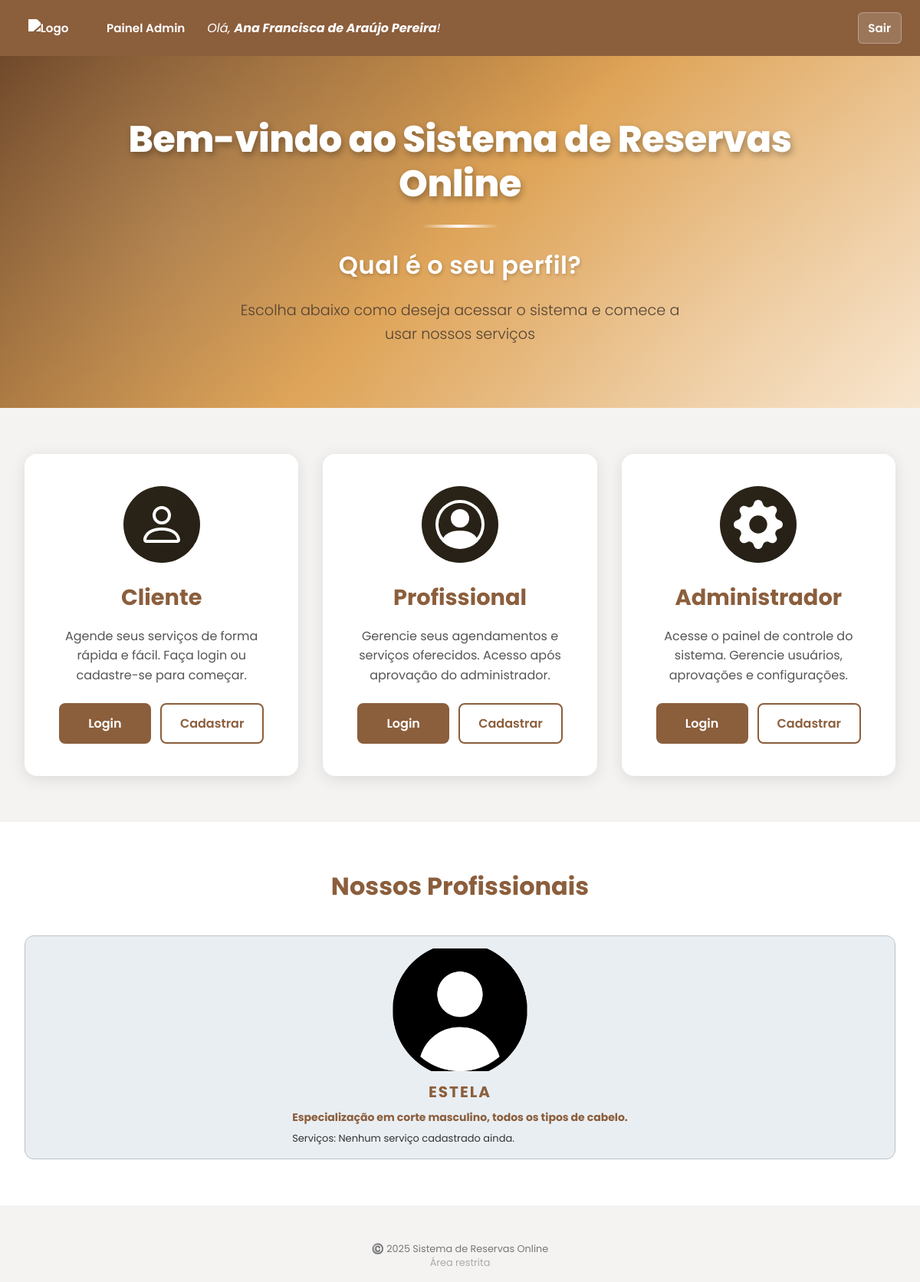
The page / (signed in) on the database its author committed.
### models.py (models this page shows)
class User(db.Model, UserMixin):
    __tablename__ = 'tb_usuarios' # Importante para a chave estrangeira funcionar
    id = db.Column('usu_id', db.Integer, primary_key=True)
    nome = db.Column(db.String(100), nullable=False)
    email = db.Column(db.String(100), unique=True, nullable=False)
    senha_hash = db.Column('usu_senha', db.String(200), nullable=False)
    perfil = db.Column(
        'usu_tipo',
        db.Enum('cliente', 'profissional', 'admin', name='perfil_enum'),
        nullable=False,
        default='cliente'
    )
    is_ativo = db.Column('usu_ativo', db.Boolean, nullable=False, default=True)
    cliente = db.relationship('Cliente', uselist=False, back_populates='user', cascade='all, delete-orphan')
    profissional = db.relationship('Profissional', uselist=False, back_populates='user', cascade='all, delete-orphan')
    administrador = db.relationship('Administrador', uselist=False, back_populates='user', cascade='all, delete-orphan')
    notificacoes = db.relationship('Notificacao', back_populates='user', cascade='all, delete-orphan')

class Profissional(db.Model):
    __tablename__ = 'tb_profissionais'
    id = db.Column('pro_id', db.Integer, primary_key=True)
    user_id = db.Column(
        'pro_usu_id',
        db.Integer,
        db.ForeignKey('tb_usuarios.usu_id'),
        unique=True
    )
    contato = db.Column('pro_contato', db.String(200))
    especialidades = db.Column('pro_especialidades', db.String(500))
    foto_perfil = db.Column('pro_foto_perfil', db.String(100))
    status = db.Column(
        'pro_status',
        db.Enum('pendente', 'aprovado', 'reprovado', name='status_prof_enum'),
        nullable=False,
        default='pendente'
    )
    user = db.relationship('User', back_populates='profissional')
    servicos = db.relationship(
        'Servico',
        back_populates='profissional',
        cascade='all, delete-orphan'
    )
    agendamentos = db.relationship(
        'Agendamento',
        back_populates='profissional',
        cascade='all, delete-orphan'
    )

### app.py (the view)
@app.route('/')
def index():
    profissionais = Profissional.query.all()
    return render_template('index.html', profissionais=profissionais)

### app.py (called while the page is built)
def current_user():
    uid = session.get('user_id')
    if not uid:
        return None
    return User.query.get(uid)

@app.context_processor
def inject_user():
    return dict(user=current_user())

### templates/index.html (shortened to what this page needs)
{% extends "base.html" %}
{% block content %}
  <link rel="stylesheet" href="{{ url_for('static', filename='css/index.css') }}">
  <section class="welcome-section">
    <div class="welcome-background"></div>
    <div class="welcome-container">
      <h1 class="welcome-title">Bem-vindo ao Sistema de Reservas Online</h1>
      <div class="welcome-divider"></div>
      <p class="welcome-subtitle">Qual é o seu perfil?</p>
      <p class="welcome-description">Escolha abaixo como deseja acessar o sistema e comece a usar nossos serviços</p>
    </div>
  </section>
  <section class="profiles-section">
    <div class="profiles-container">
      <div class="profile-card">
        <div class="profile-icon cliente-icon">
        </div>
        <h2 class="profile-title">Cliente</h2>
        <p class="profile-description">Agende seus serviços de forma rápida e fácil. Faça login ou cadastre-se para começar.</p>
        <div class="profile-actions">
          <a href="{{ url_for('login') }}" class="btn-profile btn-login">Login</a>
          <a href="{{ url_for('register_cliente') }}" class="btn-profile btn-register">Cadastrar</a>
        </div>
      </div>
      <div class="profile-card">
        <div class="profile-icon profissional-icon">
          <svg xmlns="http://www.w3.org/2000/svg" width="64" height="64" fill="currentColor" viewBox="0 0 16 16">
            <path d="M11 6a3 3 0 1 1-6 0 3 3 0 0 1 6 0z"/>
            <path fill-rule="evenodd" d="M0 8a8 8 0 1 1 16 0A8 8 0 0 1 0 8zm8-7a7 7 0 0 0-5.468 11.37C3.242 11.226 4.805 10 8 10s4.757 1.225 5.468 2.37A7 7 0 0 0 8 1z"/>
          </svg>
        </div>
        <h2 class="profile-title">Profissional</h2>
        <p class="profile-description">Gerencie seus agendamentos e serviços oferecidos. Acesso após aprovação do administrador.</p>
        <div class="profile-actions">
          <a href="{{ url_for('login') }}" class="btn-profile btn-login">Login</a>
          <a href="{{ url_for('register_profissional') }}" class="btn-profile btn-register">Cadastrar</a>
        </div>
      </div>
      <div class="profile-card">
        <div class="profile-icon admin-icon">
        </div>
        <h2 class="profile-title">Administrador</h2>
        <p class="profile-description">Acesse o painel de controle do sistema. Gerencie usuários, aprovações e configurações.</p>
        <div class="profile-actions">
          <a href="{{ url_for('login') }}" class="btn-profile btn-login">Login</a>
          <a href="{{ url_for('register_admin') }}" class="btn-profile btn-register">Cadastrar</a>
        </div>
      </div>
    </div>
  </section>
  {% if profissionais %}
  <section class="profissionais-section">
    <div class="profissionais-container">
      <h2 class="section-title">Nossos Profissionais</h2>
      <div class="cards-grid">
        {% for prof in profissionais %}
          <article class="card-medico">
            <div class="card-foto">
              {% if prof.foto_perfil %}
                <img src="{{ url_for('static', filename='imgs/' + prof.foto_perfil) }}"
                     alt="{{ prof.user.nome }}"
                     style="width: 100%; height: 200px; object-fit: cover; border-radius: 10px;">
              {% else %}
                <img src="{{ url_for('static', filename='imgs/perfil.png') }}"
                     alt="Perfil Padrão"
                     style="width: 100%; height: 200px; object-fit: cover; border-radius: 10px;">
              {% endif %}
            </div>
            <div class="card-conteudo">
              <h2>{{ prof.user.nome|upper }}</h2>
              <h3>{{ prof.especialidades }}</h3>
              <p>
                Serviços:
                {% if prof.servicos %}
                    {{ prof.servicos|map(attribute='nome')|join(', ') }}
                  {% else %}
                    Nenhum serviço cadastrado ainda.
                {% endif %}
              </p>
            </div>
          </article>
        {% endfor %}
      </div>
    </div>
  </section>
  {% endif %}
  <div class="landing-footer">
    <p>©️ 2025 Sistema de Reservas Online</p>
    <p>
      <a href="{{ url_for('login') }}">Área restrita</a>
    </p>
  </div>
{% endblock %}

### templates/base.html (shortened to what this page needs)
<!doctype html>
<html lang="pt-BR">
<head>
    <link rel="stylesheet" href="{{ url_for('static', filename='css/style.css') }}">
</head>
<body>
    <header>
        <nav class="nav">
            <div class="nav-logo">
                <a href="{{ url_for('index') }}" class="logo-link">
                    <img src="{{ url_for('static', filename='imgs/logo.png') }}" alt="Logo" class="logo-img">
                </a>
            </div>
            <div class="nav-links" id="nav-links">
                {% if user %}
                    {% if user.perfil == 'cliente' %}
                        <a href="{{ url_for('reservar') }}">Reservar</a>
                    {% elif user.perfil == 'profissional' %}
                        <a href="{{ url_for('dashboard_profissional') }}">Dashboard</a>
                    {% elif user.perfil == 'admin' %}
                        <a href="{{ url_for('dashboard_admin') }}">Painel Admin</a>
                    {% endif %}
                    <div class="user-info">
                        <span>Olá, <strong>{{ user.nome }}</strong>!</span>
                    </div>
                    <a href="{{ url_for('logout') }}" class="logout-btn">Sair</a>
                {% else %}
                    <a href="{{ url_for('login') }}">Entrar</a>
                    <a href="{{ url_for('register_cliente') }}">Cadastrar</a>
                {% endif %}
            </div>
        </nav>
    </header>
    <main>
        {% block content %}{% endblock %}
    </main>
</body>
</html>

### static/css/style.css (style rules this page uses)
* { margin: 0; padding: 0; box-sizing: border-box; }
:root { --cor-primaria: #8B5E3C; --cor-secundaria: #F4E1D2; --cor-destaque: #FF6B35; --cor-fundo: #f9f7f6; --cor-texto: #333; --cor-sucesso: #d4edda; --cor-perigo: #f8d7da; --cor-aviso: #fff3cd; --cor-info: #d1ecf1; }
body { font-family: 'Poppins'; color: var(--cor-texto); min-height: 100vh; background-image: url('../imgs/plano_de_fundo.jpg'); background-repeat: no-repeat; background-size: cover; background-position: center; background-attachment: fixed; }
.nav { background: var(--cor-primaria); color: #fff; padding: 1rem 1.5rem; display: flex; gap: 1.5rem; align-items: center; justify-content: space-between; box-shadow: 0 2px 8px rgba(0,0,0,0.1); min-height: 70px; position: relative; flex-wrap: wrap; }
.nav-logo { display: flex; align-items: center; flex-shrink: 0; }
.logo-link { display: flex; align-items: center; text-decoration: none; transition: transform 0.3s ease; outline: none; }
.logo-link, .logo-link:hover, .logo-link:focus, .logo-link:active { background: transparent !important; outline: none; box-shadow: none !important; }
.logo-img { background-color: transparent; max-height: 60px; width: auto; object-fit: contain; filter: brightness(0) invert(1); image-rendering: auto; }
.nav-links { display: flex; gap: 1rem; align-items: center; flex-wrap: wrap; flex: 1; justify-content: flex-end; }
.nav a { color: #fff; text-decoration: none; font-weight: 600; padding: 0.5rem 0.8rem; border-radius: 6px; transition: background 0.3s; font-size: 0.95rem; white-space: nowrap; }
.nav .user-info { margin-right: auto; font-style: italic; display: flex; align-items: center; gap: 0.5rem; flex-wrap: wrap; }
.nav .user-info strong { font-weight: 700; color: #fff; }
.nav .logout-btn { background: rgba(255, 255, 255, 0.15); border: 1px solid rgba(255, 255, 255, 0.3); }
h1, h2, h3 { color: var(--cor-primaria); margin-bottom: 1rem; }
a { text-decoration: none; color: #0066cc; }
.nav a { position: relative; display: inline-flex; align-items: center; }

### rows shown on the page
User: nome "Ana Francisca de Araújo Pereira"
Profissional: user.nome "ESTELA", especialidades "Especialização em corte masculino, todos os tipos de cabelo."
